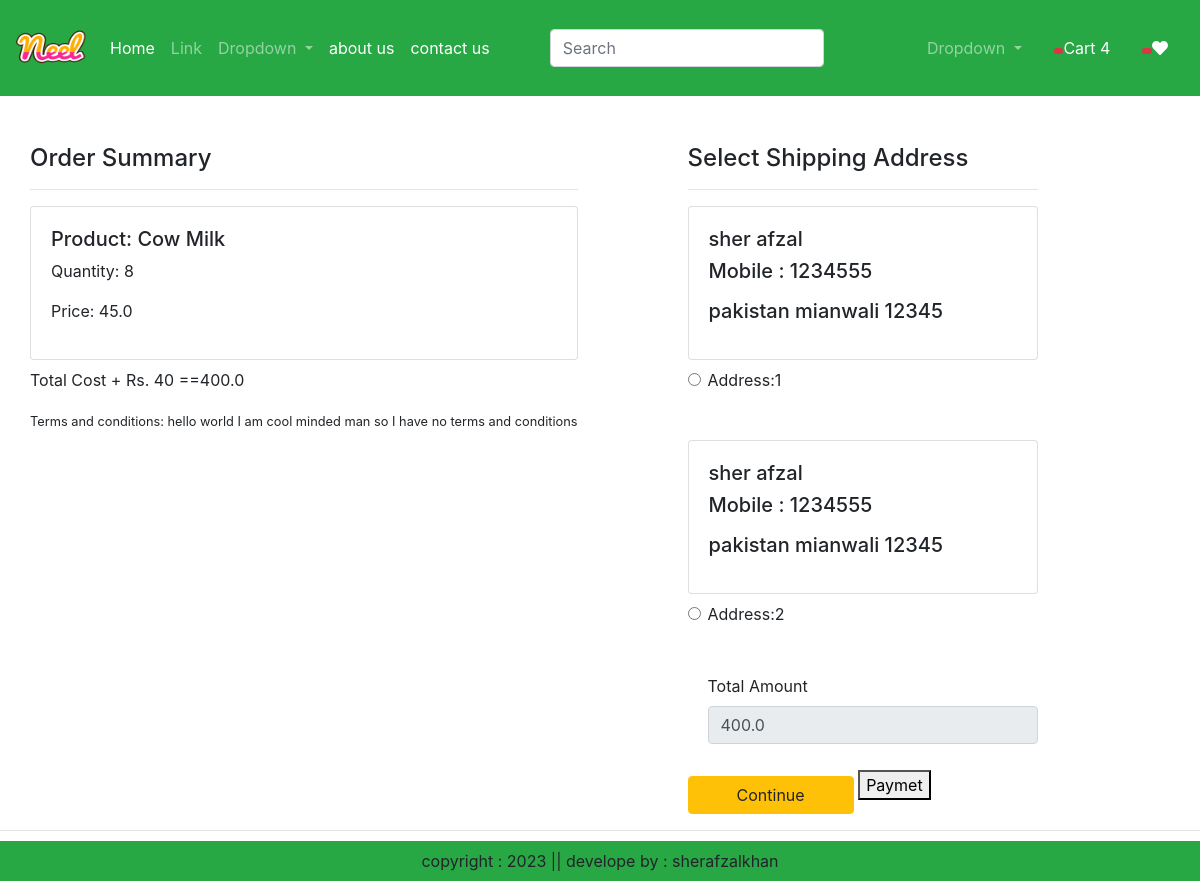
Screenshot of /checkout/ (signed in) with the database file from the repository.
### app/models.py (models this page shows, shortened)
class Cart(models.Model):
    user = models.ForeignKey(User, on_delete=models.CASCADE)
    product = models.ForeignKey(Product,on_delete=models.CASCADE)
    quantity = models.PositiveBigIntegerField(default=1)

class Product(models.Model):
    title = models.CharField(max_length=100)
    selling_price = models.FloatField()
    discounted_price = models.FloatField()
    description = models.TextField()
    composition = models.TextField(default="")
    prodapp = models.TextField(default="")
    category = models.CharField(choices=CATEGORY_CHOICES, max_length=2)
    product_image = models.ImageField(upload_to='product')

class Customer(models.Model):
    user = models.ForeignKey(User, on_delete=models.CASCADE)
    name = models.CharField(max_length=200)
    locality = models.CharField(max_length=200)
    city = models.CharField(max_length=50)
    mobile = models.IntegerField(default=0)
    zipcode = models.IntegerField()
    state = models.CharField(choices=STATE_CHOICES, max_length=100)

### app/views.py (the view)
# urls.py: path('checkout/',views.checkout.as_view(),name='checkout'),
class checkout(View):
    def get(self,request):
        user = request.user
        add=Customer.objects.filter(user=user)
        cart_items=Cart.objects.filter(user=user)
        famount=0
        for p in cart_items:
            value = p.quantity * p.product.discounted_price
            famount = famount + value
        totalamount = famount+40
        return render(request, 'checkout.html', locals())

### app/templates/checkout.html (shortened to what this page needs)
{% extends 'base.html' %}
{% load static %}
{% block maincontent %}
<div class="container">
    <div  class="row mt-5">
        <div lcass="col-sm-6">
            <h4>Order Summary</h4>
            <hr>
            {%for item in cart_items%}
                <div class="card mb-2">
                    <div class="card-body">
                        <h5>Product: {{item.product.title}}</h5>
                        <p>Quantity: {{item.quantity}}</p>
                        <p class="fw-bold">Price: {{item.product.discounted_price}}</p>
                    </div>
                </div>
            {%endfor%}
            <p class="fw-bold">Total Cost + Rs. 40 =={{totalamount}}</p>
            <small>Terms and conditions: hello world I am cool minded man so I have no terms and conditions</small>
        </div>
        <div class="col-sm-4 offset-sm-1">
            <h4>Select Shipping Address</h4>
            <hr>
            <form method="post" id="myform">
                {% for ad  in add %}
                    <div class="card">
                        <div class="card-body">
                            <h5>{{ad.name}}<h5>
                            <p>Mobile : {{ad.mobile}}</p>
                            <p>{{ad.locality}} {{ad.city}} {{ad.zipcode}}</p>
                        </div>
                    </div>
                    <div class="form-check mt-2 mb-5">
                        <input class="form-check-input" type="radio" name="custid" id="custadd{{forloop.counter}}" value="{{ad.id}}">
                        <label class="form-check-label fw-bold" for="custadd{{forloop.counter}}">
                            Address:{{forloop.counter}}
                        </label>
                    </div>
                {% endfor %}
                    <div class="form-check mb-3">
                        <label for="totamount" class="form-label">Total Amount</label>
                        <input type="number" class="form-control" name="totamount" value={{totalamount}} readonly>
                    </div>
                    <div class="text-end">
                        <button type="submit" class="btn btn-warning mt-3 px-5 fw-bold">Continue</button>
                        <button id="rzp-;button1" type-"submit" class-"btn btn-warning mt-3 px-5 fw-bold">Paymet</button>
                    </div>
            </form>
        </div>
    </div>
</div>
<hr>
{% endblock maincontent %}

### rows the page displays
Cart: product "Cow Milk", quantity "8", product.discounted_price "45.0"
Customer: name "sher afzal", mobile "1234555", locality "pakistan", city "mianwali", zipcode "12345"
Customer: name "sher afzal", mobile "1234555", locality "pakistan", city "mianwali", zipcode "12345"

### other values shown
{{ totalamount }} "400.0"
